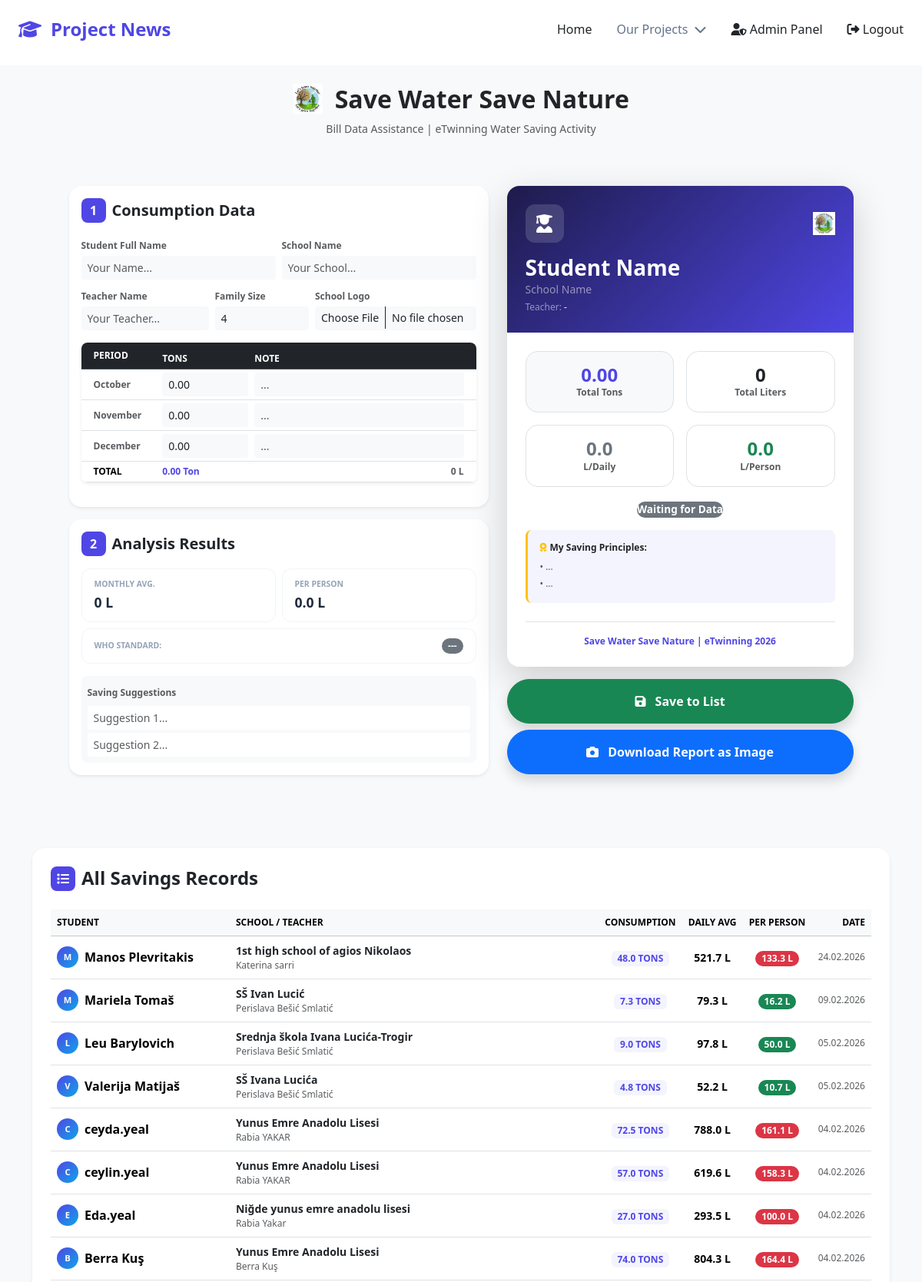
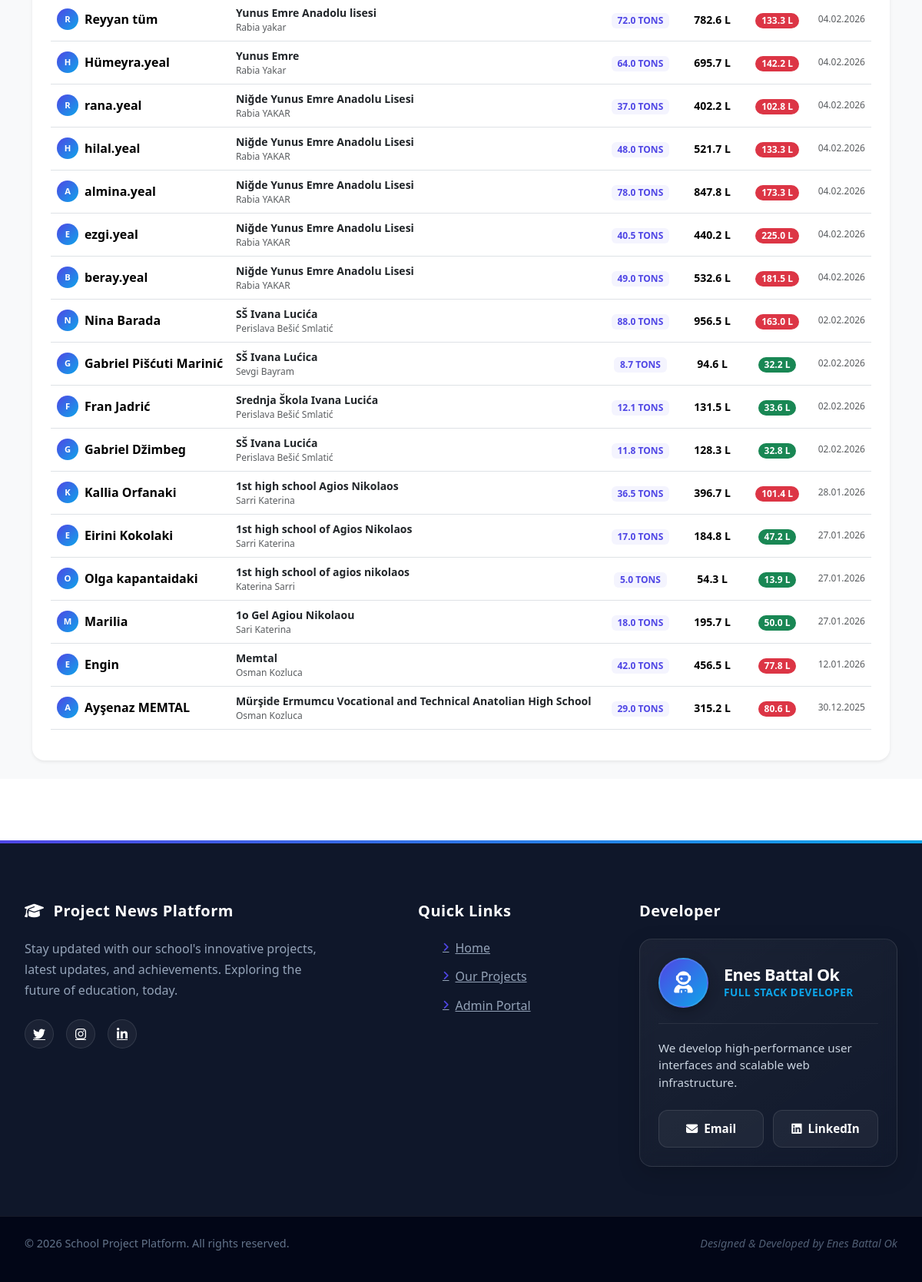
The app's page /water-diary (signed in) with its own data (2 pictures, top to bottom).
### models.py (models this page shows)
class WaterSavingEntry(db.Model):
    id = db.Column(db.Integer, primary_key=True)
    student_name = db.Column(db.String(200), nullable=False)
    school_name = db.Column(db.String(200), default='')
    teacher_name = db.Column(db.String(200), default='')
    family_size = db.Column(db.Integer, default=4)
    total_consumption = db.Column(db.Float, default=0.0)
    month_data = db.Column(db.Text, default='[]')
    bill_images = db.Column(db.Text, default='[]')
    suggestions = db.Column(db.Text, default='[]')
    school_logo = db.Column(db.String(500), default='')
    student_avatar = db.Column(db.String(500), default='')
    created_at = db.Column(db.DateTime, default=datetime.utcnow)

### app.py (the view)
    @app.route('/water-diary')
    def water_diary():
        entries = WaterSavingEntry.query.order_by(WaterSavingEntry.created_at.desc()).all()
        return render_template('water_diary.html', entries=entries)

### templates/water_diary.html (shortened to what this page needs)
{% extends 'base.html' %}
{% block content %}
<link href="https://cdn.jsdelivr.net/npm/bootstrap@5.3.2/dist/css/bootstrap.min.css" rel="stylesheet">
<section class="water-diary-page page-section bg-light py-4">
    <div class="container">
        <div class="row g-4 justify-content-center">
            <div class="col-12 mb-4 text-center">
                <div class="d-flex align-items-center justify-content-center gap-3 mb-2">
                    <img src="{{ url_for('static', filename='etwinning_logo.jpeg') }}" alt="eTwinning" height="40"
                        onerror="this.style.display='none'">
                    <h2 class="fw-bold text-dark mb-0">Save Water Save Nature</h2>
                </div>
                <p class="text-muted small mb-3">Bill Data Assistance | eTwinning Water Saving Activity</p>
            </div>
            <div class="col-lg-6">
                <div class="water-steps-wrapper">
                    <div class="card border-0 shadow-sm mb-3 p-3 rounded-4">
                        <div class="d-flex align-items-center gap-2 mb-3">
                            <div class="step-num-sm">1</div>
                            <h5 class="mb-0 fw-bold">Consumption Data</h5>
                        </div>
                        <div class="student-info-grid mb-3">
                            <div class="row g-2">
                                <div class="col-md-6 text-start">
                                    <label class="form-label x-small fw-bold text-muted mb-1">Student Full Name</label>
                                    <input type="text" id="studentName"
                                        class="form-control form-control-sm bg-light border-0"
                                        placeholder="Your Name..." required>
                                </div>
                                <div class="col-md-6 text-start">
                                    <label class="form-label x-small fw-bold text-muted mb-1">School Name</label>
                                    <input type="text" id="schoolName"
                                        class="form-control form-control-sm bg-light border-0"
                                        placeholder="Your School...">
                                </div>
                                <div class="col-md-4 text-start">
                                    <label class="form-label x-small fw-bold text-muted mb-1">Teacher Name</label>
                                    <input type="text" id="teacherName"
                                        class="form-control form-control-sm bg-light border-0"
                                        placeholder="Your Teacher...">
                                </div>
                                <div class="col-md-3 text-start">
                                    <label class="form-label x-small fw-bold text-muted mb-1">Family Size</label>
                                    <input type="number" id="familySize"
                                        class="form-control form-control-sm bg-light border-0" value="4" min="1">
                                </div>
                                <div class="col-md-5 text-start">
                                    <label class="form-label x-small fw-bold text-muted mb-1">School Logo</label>
                                    <input type="file" id="schoolLogoFile"
                                        class="form-control form-control-sm bg-light border-0" accept="image/*">
                                </div>
                            </div>
                        </div>
                        <div class="table-responsive rounded-3 border-0 shadow-sm overflow-hidden mb-3">
                            <table class="table table-sm table-hover mb-0 align-middle">
                                <thead class="table-dark x-small">
                                    <tr>
                                        <th class="ps-3 py-2">PERIOD</th>
                                        <th style="width: 120px;">TONS</th>
                                        <th class="pe-3">NOTE</th>
                                    </tr>
                                </thead>
                                <tbody id="monthEntryTable" class="bg-white x-small">
                                </tbody>
                                <tfoot class="bg-light border-top x-small">
                                    <tr class="fw-bold">
                                        <td class="ps-3">TOTAL</td>
                                        <td class="text-primary" id="totalTonDisplay">0.00 Tons</td>
                                        <td class="text-muted pe-3 text-end" id="totalLitreDisplay">0 L</td>
                                    </tr>
                                </tfoot>
                            </table>
                        </div>
                    </div>
                    <div class="card border-0 shadow-sm p-3 rounded-4">
                        <div class="d-flex align-items-center gap-2 mb-3">
                            <div class="step-num-sm">2</div>
                            <h5 class="mb-0 fw-bold">Analysis Results</h5>
                        </div>
                        <div class="row g-2">
                            <div class="col-6">
                                <div class="analysis-box-sm">
                                    <div class="lbl">Monthly Avg.</div>
                                    <div class="val" id="resAvgMonthly">0 L</div>
                                </div>
                            </div>
                            <div class="col-6">
                                <div class="analysis-box-sm">
                                    <div class="lbl">Per Person</div>
                                    <div class="val" id="resPerPerson">0.0 L</div>
                                </div>
                            </div>
                            <div class="col-12">
                                <div class="analysis-box-sm d-flex justify-content-between align-items-center">
                                    <span class="lbl mb-0">WHO Standard:</span>
                                    <span class="badge rounded-pill x-small" id="whoStatus">---</span>
                                </div>
                            </div>
                        </div>
                        <div class="mt-3 p-2 bg-light rounded-3">
                            <label class="form-label x-small fw-bold text-muted mb-2">Saving Suggestions</label>
                            <input type="text" id="sug1" class="form-control form-control-sm border-0 mb-1"
                                placeholder="Suggestion 1...">
                            <input type="text" id="sug2" class="form-control form-control-sm border-0"
                                placeholder="Suggestion 2...">
                        </div>
                    </div>
                </div>
            </div>
            <div class="col-lg-5">
                <div class="sticky-top" style="top: 100px;">
                    <div id="reportCard" class="water-report-card shadow-lg rounded-4 overflow-hidden border-0">
                        <div class="report-header p-4">
                            <div class="d-flex align-items-center justify-content-between mb-3">
                                <div class="user-avatar-sm">
                                    <i class="fas fa-user-graduate"></i>
                                </div>
                                <img src="{{ url_for('static', filename='etwinning_logo.jpeg') }}" alt="" height="30"
                                    class="report-logo" onerror="this.style.display='none'">
                            </div>
                            <div class="report-user-info">
                                <h3 class="mb-0 fw-bold text-white" id="cardName">Student Name</h3>
                                <p class="mb-0 text-white-50 small" id="cardSchool">School Name</p>
                                <small class="text-white-50 x-small mt-1 d-block">Teacher: <span id="cardTeacher"
                                        class="text-white">-</span></small>
                            </div>
                        </div>
                        <div class="report-body p-4 bg-white text-dark">
                            <div class="row g-3">
                                <div class="col-6">
                                    <div class="stat-box-sm text-center p-3 border rounded-4 bg-light">
                                        <h4 class="mb-0 fw-bold text-primary" id="cardTotalTon">0.00</h4>
                                        <p class="x-small text-muted fw-bold mb-0">Total Tons</p>
                                    </div>
                                </div>
                                <div class="col-6">
                                    <div class="stat-box-sm text-center p-3 border rounded-4">
                                        <h4 class="mb-0 fw-bold" id="cardTotalLitre">0</h4>
                                        <p class="x-small text-muted fw-bold mb-0">Total Liters</p>
                                    </div>
                                </div>
                                <div class="col-6">
                                    <div class="stat-box-sm text-center p-3 border rounded-4">
                                        <h4 class="mb-0 fw-bold text-secondary" id="cardDailyL">0.0</h4>
                                        <p class="x-small text-muted fw-bold mb-0">L/Daily</p>
                                    </div>
                                </div>
                                <div class="col-6">
                                    <div class="stat-box-sm text-center p-3 border rounded-4">
                                        <h4 class="mb-0 fw-bold text-success" id="cardPerPerson">0.0</h4>
                                        <p class="x-small text-muted fw-bold mb-0">L/Person</p>
                                    </div>
                                </div>
                            </div>
                            <div class="text-center mt-3">
                                <div id="cardBadge" class="badge-who-sm shadow-sm py-2 px-3">
                                </div>
                            </div>
                            <div class="mt-3 p-3 rounded-3 bg-primary-soft border-start border-3 border-warning">
                                <h6 class="fw-bold mb-2 x-small text-dark"><i
                                        class="fas fa-award text-warning me-1"></i>My Saving Principles:</h6>
                                <div id="cardSug1" class="x-small text-muted mb-1">• ...</div>
                                <div id="cardSug2" class="x-small text-muted">• ...</div>
                            </div>
                            <div class="report-footer mt-4 pt-3 text-center border-top">
                                <p class="mb-0 x-small fw-bold text-primary">Save Water Save Nature | eTwinning 2026</p>
                            </div>
                        </div>
                    </div>
                    <div class="d-grid gap-2 mt-3 mb-5">
                        <button class="btn btn-success rounded-pill fw-bold shadow py-3" id="saveBtn">
                            <i class="fas fa-save me-2"></i> Save to List
                        </button>
                        <button class="btn btn-primary rounded-pill fw-bold shadow py-3" id="downloadBtn">
                            <i class="fas fa-camera me-2"></i> Download Report as Image
                        </button>
                    </div>
                </div>
            </div>
            <div class="col-12 mt-5">
                <div class="card border-0 shadow-sm p-4 rounded-4">
                    <div class="d-flex align-items-center gap-2 mb-4">
                        <div class="step-num-sm"><i class="fas fa-list"></i></div>
                        <h4 class="mb-0 fw-bold">All Savings Records</h4>
                    </div>
                    <div class="table-responsive">
                        <table class="table table-hover align-middle">
                            <thead class="table-light">
                                <tr class="x-small fw-bold text-uppercase">
                                    <th>Student</th>
                                    <th>School / Teacher</th>
                                    <th class="text-center">Consumption</th>
                                    <th class="text-center">Daily Avg</th>
                                    <th class="text-center">Per Person</th>
                                    <th class="text-end">Date</th>
                                </tr>
                            </thead>
                            <tbody>
                                {% for entry in entries %}
                                <tr>
                                    <td>
                                        <div class="d-flex align-items-center gap-2">
                                            <div class="avatar-mini">{{ entry.student_name[0]|upper }}</div>
                                            <span class="fw-bold">{{ entry.student_name }}</span>
                                        </div>
                                    </td>
                                    <td>
                                        <div class="small fw-bold text-dark">{{ entry.school_name or '-' }}</div>
                                        <div class="x-small text-muted">{{ entry.teacher_name or '-' }}</div>
                                    </td>
                                    <td class="text-center">
                                        <span class="badge bg-primary-soft text-primary">{{ entry.total_consumption }}
                                            Tons</span>
                                    </td>
                                    <td class="text-center">
                                        <div class="small fw-bold">{{ (entry.total_consumption * 1000 / 92) | round(1)
                                            }} L</div>
                                    </td>
                                    <td class="text-center">
                                        {% set daily_avg = (entry.total_consumption * 1000 / 90) %}
                                        {% set per_person = daily_avg / (entry.family_size or 1) %}
                                        <span
                                            class="badge rounded-pill {% if per_person <= 50 %}bg-success{% else %}bg-danger{% endif %}">
                                            {{ per_person | round(1) }} L
                                        </span>
                                    </td>
                                    <td class="text-end text-muted x-small">
                                        {{ entry.created_at.strftime('%d.%m.%Y') }}
                                    </td>
                                </tr>
                                {% endfor %}
                            </tbody>
                        </table>
                    </div>
                </div>
            </div>
        </div>
    </div>
</section>
{% endblock %}

### records on screen
WaterSavingEntry: student_name "M", student_name "Manos Plevritakis", school_name "1st high school of agios Nikolaos", teacher_name "Katerina sarri", total_consumption "48.0", (entry.total_consumption*1000/92)|round(1) "521.7", per_person "133.3", created_at "24.02.2026"
WaterSavingEntry: student_name "M", student_name "Mariela Tomaš", school_name "SŠ Ivan Lucić", teacher_name "Perislava Bešić Smlatić", total_consumption "7.3", (entry.total_consumption*1000/92)|round(1) "79.3", per_person "16.2", created_at "09.02.2026"
WaterSavingEntry: student_name "L", student_name "Leu Barylovich", school_name "Srednja škola Ivana Lucića-Trogir", teacher_name "Perislava Bešić Smlatić", total_consumption "9.0", (entry.total_consumption*1000/92)|round(1) "97.8", per_person "50.0", created_at "05.02.2026"
WaterSavingEntry: student_name "V", student_name "Valerija Matijaš", school_name "SŠ Ivana Lucića", teacher_name "Perislava Bešić Smlatić", total_consumption "4.8", (entry.total_consumption*1000/92)|round(1) "52.2", per_person "10.7", created_at "05.02.2026"
WaterSavingEntry: student_name "C", student_name "ceyda.yeal", school_name "Yunus Emre Anadolu Lisesi", teacher_name "Rabia YAKAR", total_consumption "72.5", (entry.total_consumption*1000/92)|round(1) "788.0", per_person "161.1", created_at "04.02.2026"
WaterSavingEntry: student_name "C", student_name "ceylin.yeal", school_name "Yunus Emre Anadolu Lisesi", teacher_name "Rabia YAKAR", total_consumption "57.0", (entry.total_consumption*1000/92)|round(1) "619.6", per_person "158.3", created_at "04.02.2026"
WaterSavingEntry: student_name "E", student_name "Eda.yeal", school_name "Niğde yunus emre anadolu lisesi", teacher_name "Rabia Yakar", total_consumption "27.0", (entry.total_consumption*1000/92)|round(1) "293.5", per_person "100.0", created_at "04.02.2026"
WaterSavingEntry: student_name "B", student_name "Berra Kuş", school_name "Yunus Emre Anadolu Lisesi", teacher_name "Berra Kuş", total_consumption "74.0", (entry.total_consumption*1000/92)|round(1) "804.3", per_person "164.4", created_at "04.02.2026"
WaterSavingEntry: student_name "R", student_name "Reyyan tüm", school_name "Yunus Emre Anadolu lisesi", teacher_name "Rabia yakar", total_consumption "72.0", (entry.total_consumption*1000/92)|round(1) "782.6", per_person "133.3", created_at "04.02.2026"
WaterSavingEntry: student_name "H", student_name "Hümeyra.yeal", school_name "Yunus Emre", teacher_name "Rabia Yakar", total_consumption "64.0", (entry.total_consumption*1000/92)|round(1) "695.7", per_person "142.2", created_at "04.02.2026"
WaterSavingEntry: student_name "R", student_name "rana.yeal", school_name "Niğde Yunus Emre Anadolu Lisesi", teacher_name "Rabia YAKAR", total_consumption "37.0", (entry.total_consumption*1000/92)|round(1) "402.2", per_person "102.8", created_at "04.02.2026"
WaterSavingEntry: student_name "H", student_name "hilal.yeal", school_name "Niğde Yunus Emre Anadolu Lisesi", teacher_name "Rabia YAKAR", total_consumption "48.0", (entry.total_consumption*1000/92)|round(1) "521.7", per_person "133.3", created_at "04.02.2026"
WaterSavingEntry: student_name "A", student_name "almina.yeal", school_name "Niğde Yunus Emre Anadolu Lisesi", teacher_name "Rabia YAKAR", total_consumption "78.0", (entry.total_consumption*1000/92)|round(1) "847.8", per_person "173.3", created_at "04.02.2026"
WaterSavingEntry: student_name "E", student_name "ezgi.yeal", school_name "Niğde Yunus Emre Anadolu Lisesi", teacher_name "Rabia YAKAR", total_consumption "40.5", (entry.total_consumption*1000/92)|round(1) "440.2", per_person "225.0", created_at "04.02.2026"
WaterSavingEntry: student_name "B", student_name "beray.yeal", school_name "Niğde Yunus Emre Anadolu Lisesi", teacher_name "Rabia YAKAR", total_consumption "49.0", (entry.total_consumption*1000/92)|round(1) "532.6", per_person "181.5", created_at "04.02.2026"
WaterSavingEntry: student_name "N", student_name "Nina Barada", school_name "SŠ Ivana Lucića", teacher_name "Perislava Bešić Smlatić", total_consumption "88.0", (entry.total_consumption*1000/92)|round(1) "956.5", per_person "163.0", created_at "02.02.2026"
WaterSavingEntry: student_name "G", student_name "Gabriel Pišćuti Marinić", school_name "SŠ Ivana Lućica", teacher_name "Sevgi Bayram", total_consumption "8.7", (entry.total_consumption*1000/92)|round(1) "94.6", per_person "32.2", created_at "02.02.2026"
WaterSavingEntry: student_name "F", student_name "Fran Jadrić", school_name "Srednja Škola Ivana Lucića", teacher_name "Perislava Bešić Smlatić", total_consumption "12.1", (entry.total_consumption*1000/92)|round(1) "131.5", per_person "33.6", created_at "02.02.2026"
WaterSavingEntry: student_name "G", student_name "Gabriel Džimbeg", school_name "SŠ Ivana Lucića", teacher_name "Perislava Bešić Smlatić", total_consumption "11.8", (entry.total_consumption*1000/92)|round(1) "128.3", per_person "32.8", created_at "02.02.2026"
WaterSavingEntry: student_name "K", student_name "Kallia Orfanaki", school_name "1st high school Agios Nikolaos", teacher_name "Sarri Katerina", total_consumption "36.5", (entry.total_consumption*1000/92)|round(1) "396.7", per_person "101.4", created_at "28.01.2026"
WaterSavingEntry: student_name "E", student_name "Eirini Kokolaki", school_name "1st high school of Agios Nikolaos", teacher_name "Sarri Katerina", total_consumption "17.0", (entry.total_consumption*1000/92)|round(1) "184.8", per_person "47.2", created_at "27.01.2026"
WaterSavingEntry: student_name "O", student_name "Olga kapantaidaki", school_name "1st high school of agios nikolaos", teacher_name "Katerina Sarri", total_consumption "5.0", (entry.total_consumption*1000/92)|round(1) "54.3", per_person "13.9", created_at "27.01.2026"
WaterSavingEntry: student_name "M", student_name "Marilia", school_name "1o Gel Agiou Nikolaou", teacher_name "Sari Katerina", total_consumption "18.0", (entry.total_consumption*1000/92)|round(1) "195.7", per_person "50.0", created_at "27.01.2026"
WaterSavingEntry: student_name "E", student_name "Engin", school_name "Memtal", teacher_name "Osman Kozluca", total_consumption "42.0", (entry.total_consumption*1000/92)|round(1) "456.5", per_person "77.8", created_at "12.01.2026"
WaterSavingEntry: student_name "A", student_name "Ayşenaz MEMTAL", school_name "Mürşide Ermumcu Vocational and Technical Anatolian High School", teacher_name "Osman Kozluca", total_consumption "29.0", (entry.total_consumption*1000/92)|round(1) "315.2", per_person "80.6", created_at "30.12.2025"
